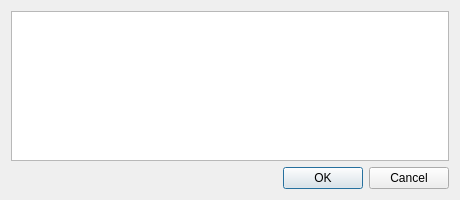
<?xml version="1.0" encoding="UTF-8"?>
<ui version="4.0">
 <class>ExceptionDialog</class>
 <widget class="QDialog" name="ExceptionDialog">
  <property name="geometry">
   <rect>
    <x>0</x>
    <y>0</y>
    <width>460</width>
    <height>200</height>
   </rect>
  </property>
  <property name="windowTitle">
   <string>ERROR</string>
  </property>
  <layout class="QVBoxLayout" name="verticalLayout">
   <item>
    <widget class="QTextBrowser" name="textBrowser"/>
   </item>
   <item>
    <widget class="QDialogButtonBox" name="buttonBox">
     <property name="orientation">
      <enum>Qt::Horizontal</enum>
     </property>
     <property name="standardButtons">
      <set>QDialogButtonBox::Cancel|QDialogButtonBox::Ok</set>
     </property>
    </widget>
   </item>
  </layout>
 </widget>
 <resources/>
 <connections>
  <connection>
   <sender>buttonBox</sender>
   <signal>accepted()</signal>
   <receiver>ExceptionDialog</receiver>
   <slot>accept()</slot>
   <hints>
    <hint type="sourcelabel">
     <x>248</x>
     <y>254</y>
    </hint>
    <hint type="destinationlabel">
     <x>157</x>
     <y>274</y>
    </hint>
   </hints>
  </connection>
  <connection>
   <sender>buttonBox</sender>
   <signal>rejected()</signal>
   <receiver>ExceptionDialog</receiver>
   <slot>reject()</slot>
   <hints>
    <hint type="sourcelabel">
     <x>316</x>
     <y>260</y>
    </hint>
    <hint type="destinationlabel">
     <x>286</x>
     <y>274</y>
    </hint>
   </hints>
  </connection>
 </connections>
</ui>
